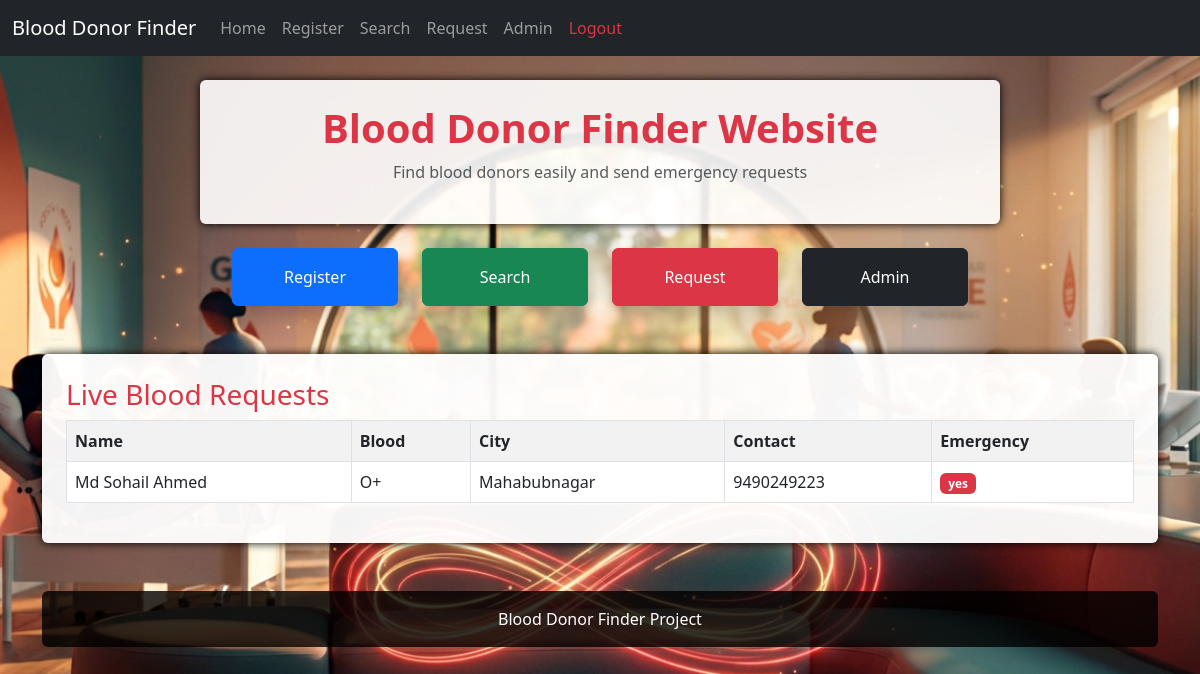
The page / on the database its author committed.
### tables this page shows
CREATE TABLE requests (
    id INTEGER PRIMARY KEY AUTOINCREMENT,
    name TEXT,
    blood_group TEXT,
    city TEXT,
    contact TEXT,
    emergency TEXT,
    date TEXT
);

### app.py (the view)
@app.route("/")
def home():
    conn = sqlite3.connect("database.db")
    cursor = conn.cursor()
    cursor.execute("SELECT * FROM requests ORDER BY id DESC")
    requests = cursor.fetchall()
    conn.close()
    return render_template(
        "index.html",
        requests=requests
    )

### templates/index.html (shortened to what this page needs)
<!DOCTYPE html>
<html>
<head>
    <link
    href="https://cdn.jsdelivr.net/npm/bootstrap@5.3.0/dist/css/bootstrap.min.css"
    rel="stylesheet">
</head>
<body
style="
background: url('/static/bg.jpg');
background-size: cover;
background-attachment: fixed;
background-position: center;
">
{% include "navbar.html" %}
<div class="container mt-4">
<div class="text-center p-4 rounded"
style="
background: rgba(255,255,255,0.9);
box-shadow:0px 0px 10px black;
max-width:800px;
margin:auto;
">
<h1 class="text-danger fw-bold">
Blood Donor Finder Website
</h1>
<p class="text-muted">
Find blood donors easily and send emergency requests
</p>
</div>
<div class="row mt-4 justify-content-center">
<div class="col-md-2">
<a href="/register"
class="btn btn-primary w-100 p-3 shadow">
Register
</a>
</div>
<div class="col-md-2">
<a href="/search"
class="btn btn-success w-100 p-3 shadow">
Search
</a>
</div>
<div class="col-md-2">
<a href="/request"
class="btn btn-danger w-100 p-3 shadow">
Request
</a>
</div>
<div class="col-md-2">
<a href="/admin"
class="btn btn-dark w-100 p-3 shadow">
Admin
</a>
</div>
</div>
<div class="mt-5 p-4 rounded"
style="
background: rgba(255,255,255,0.95);
box-shadow:0px 0px 10px black;
">
<h3 class="text-danger">
Live Blood Requests
</h3>
<table class="table table-striped table-bordered table-hover">
<tr>
<th>Name</th>
<th>Blood</th>
<th>City</th>
<th>Contact</th>
<th>Emergency</th>
</tr>
{% for r in requests %}
<tr>
<td>{{ r[1] }}</td>
<td>{{ r[2] }}</td>
<td>{{ r[3] }}</td>
<td>{{ r[4] }}</td>
<td>
<span class="badge bg-danger">
{{ r[5] }}
</span>
</td>
</tr>
{% endfor %}
</table>
</div>
<div class="text-center mt-5 p-3 rounded"
style="
background: rgba(0,0,0,0.8);
color:white;
">
Blood Donor Finder Project
</div>
</div>
</body>
</html>

### rows shown on the page
requests: name "Md Sohail Ahmed", blood_group "O+", city "Mahabubnagar", contact "9490249223", emergency "yes"
